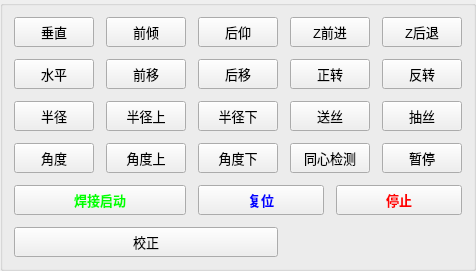
    <widget class="QGroupBox" name="groupBox_15">
     <property name="geometry">
      <rect>
       <x>10</x>
       <y>320</y>
       <width>421</width>
       <height>221</height>
      </rect>
     </property>
     <property name="sizePolicy">
      <sizepolicy hsizetype="Preferred" vsizetype="Preferred">
       <horstretch>0</horstretch>
       <verstretch>0</verstretch>
      </sizepolicy>
     </property>
     <property name="layoutDirection">
      <enum>Qt::LeftToRight</enum>
     </property>
     <property name="title">
      <string/>
     </property>
     <property name="alignment">
      <set>Qt::AlignBottom|Qt::AlignLeading|Qt::AlignLeft</set>
     </property>
     <layout class="QGridLayout" name="gridLayout_10">
      <property name="spacing">
       <number>12</number>
      </property>
      <item row="0" column="0">
       <widget class="QPushButton" name="btnbbV">
        <property name="sizePolicy">
         <sizepolicy hsizetype="Preferred" vsizetype="Preferred">
          <horstretch>0</horstretch>
          <verstretch>0</verstretch>
         </sizepolicy>
        </property>
        <property name="minimumSize">
         <size>
          <width>0</width>
          <height>30</height>
         </size>
        </property>
        <property name="font">
         <font>
          <pointsize>10</pointsize>
         </font>
        </property>
        <property name="styleSheet">
         <string notr="true"/>
        </property>
        <property name="text">
         <string>垂直</string>
        </property>
        <property name="checkable">
         <bool>false</bool>
        </property>
        <property name="checked">
         <bool>false</bool>
        </property>
       </widget>
      </item>
      <item row="0" column="1">
       <widget class="QPushButton" name="btnVerticalL">
        <property name="sizePolicy">
         <sizepolicy hsizetype="Preferred" vsizetype="Preferred">
          <horstretch>0</horstretch>
          <verstretch>0</verstretch>
         </sizepolicy>
        </property>
        <property name="minimumSize">
         <size>
          <width>0</width>
          <height>30</height>
         </size>
        </property>
        <property name="font">
         <font>
          <pointsize>10</pointsize>
         </font>
        </property>
        <property name="text">
         <string>前倾</string>
        </property>
       </widget>
      </item>
      <item row="0" column="2">
       <widget class="QPushButton" name="btnVerticalR">
        <property name="sizePolicy">
         <sizepolicy hsizetype="Preferred" vsizetype="Preferred">
          <horstretch>0</horstretch>
          <verstretch>0</verstretch>
         </sizepolicy>
        </property>
        <property name="minimumSize">
         <size>
          <width>0</width>
          <height>30</height>
         </size>
        </property>
        <property name="font">
         <font>
          <pointsize>10</pointsize>
         </font>
        </property>
        <property name="text">
         <string>后仰</string>
        </property>
       </widget>
      </item>
      <item row="0" column="3" colspan="2">
       <widget class="QPushButton" name="btnZAxisL">
        <property name="sizePolicy">
         <sizepolicy hsizetype="Preferred" vsizetype="Preferred">
          <horstretch>0</horstretch>
          <verstretch>0</verstretch>
         </sizepolicy>
        </property>
        <property name="minimumSize">
         <size>
          <width>0</width>
          <height>30</height>
         </size>
        </property>
        <property name="font">
         <font>
          <pointsize>10</pointsize>
         </font>
        </property>
        <property name="layoutDirection">
         <enum>Qt::LeftToRight</enum>
        </property>
        <property name="text">
         <string>Z前进</string>
        </property>
       </widget>
      </item>
      <item row="0" column="5">
       <widget class="QPushButton" name="btnZAxisR">
        <property name="sizePolicy">
         <sizepolicy hsizetype="Preferred" vsizetype="Preferred">
          <horstretch>0</horstretch>
          <verstretch>0</verstretch>
         </sizepolicy>
        </property>
        <property name="minimumSize">
         <size>
          <width>0</width>
          <height>30</height>
         </size>
        </property>
        <property name="font">
         <font>
          <pointsize>10</pointsize>
         </font>
        </property>
        <property name="text">
         <string>Z后退</string>
        </property>
       </widget>
      </item>
      <item row="1" column="0">
       <widget class="QPushButton" name="btnbbL">
        <property name="sizePolicy">
         <sizepolicy hsizetype="Preferred" vsizetype="Preferred">
          <horstretch>0</horstretch>
          <verstretch>0</verstretch>
         </sizepolicy>
        </property>
        <property name="minimumSize">
         <size>
          <width>0</width>
          <height>30</height>
         </size>
        </property>
        <property name="font">
         <font>
          <pointsize>10</pointsize>
         </font>
        </property>
        <property name="text">
         <string>水平</string>
        </property>
        <property name="checkable">
         <bool>false</bool>
        </property>
        <property name="checked">
         <bool>false</bool>
        </property>
       </widget>
      </item>
      <item row="1" column="1">
       <widget class="QPushButton" name="btnLevelR">
        <property name="sizePolicy">
         <sizepolicy hsizetype="Preferred" vsizetype="Preferred">
          <horstretch>0</horstretch>
          <verstretch>0</verstretch>
         </sizepolicy>
        </property>
        <property name="minimumSize">
         <size>
          <width>0</width>
          <height>30</height>
         </size>
        </property>
        <property name="font">
         <font>
          <pointsize>10</pointsize>
         </font>
        </property>
        <property name="text">
         <string>前移</string>
        </property>
       </widget>
      </item>
      <item row="1" column="2">
       <widget class="QPushButton" name="btnLevelL">
        <property name="sizePolicy">
         <sizepolicy hsizetype="Preferred" vsizetype="Preferred">
          <horstretch>0</horstretch>
          <verstretch>0</verstretch>
         </sizepolicy>
        </property>
        <property name="minimumSize">
         <size>
          <width>0</width>
          <height>30</height>
         </size>
        </property>
        <property name="font">
         <font>
          <pointsize>10</pointsize>
         </font>
        </property>
        <property name="text">
         <string>后移</string>
        </property>
       </widget>
      </item>
      <item row="1" column="3" colspan="2">
       <widget class="QPushButton" name="btnRL">
        <property name="sizePolicy">
         <sizepolicy hsizetype="Preferred" vsizetype="Preferred">
          <horstretch>0</horstretch>
          <verstretch>0</verstretch>
         </sizepolicy>
        </property>
        <property name="minimumSize">
         <size>
          <width>0</width>
          <height>30</height>
         </size>
        </property>
        <property name="font">
         <font>
          <pointsize>10</pointsize>
         </font>
        </property>
        <property name="text">
         <string>正转</string>
        </property>
       </widget>
      </item>
      <item row="1" column="5">
       <widget class="QPushButton" name="btnRR">
        <property name="sizePolicy">
         <sizepolicy hsizetype="Preferred" vsizetype="Preferred">
          <horstretch>0</horstretch>
          <verstretch>0</verstretch>
         </sizepolicy>
        </property>
        <property name="minimumSize">
         <size>
          <width>0</width>
          <height>30</height>
         </size>
        </property>
        <property name="font">
         <font>
          <pointsize>10</pointsize>
         </font>
        </property>
        <property name="text">
         <string>反转</string>
        </property>
       </widget>
      </item>
      <item row="2" column="0">
       <widget class="QPushButton" name="btnbbRad">
        <property name="sizePolicy">
         <sizepolicy hsizetype="Preferred" vsizetype="Preferred">
          <horstretch>0</horstretch>
          <verstretch>0</verstretch>
         </sizepolicy>
        </property>
        <property name="minimumSize">
         <size>
          <width>0</width>
          <height>30</height>
         </size>
        </property>
        <property name="font">
         <font>
          <pointsize>10</pointsize>
         </font>
        </property>
        <property name="text">
         <string>半径</string>
        </property>
        <property name="checkable">
         <bool>false</bool>
        </property>
        <property name="checked">
         <bool>false</bool>
        </property>
       </widget>
      </item>
      <item row="2" column="1">
       <widget class="QPushButton" name="btnRaR">
        <property name="sizePolicy">
         <sizepolicy hsizetype="Preferred" vsizetype="Preferred">
          <horstretch>0</horstretch>
          <verstretch>0</verstretch>
         </sizepolicy>
        </property>
        <property name="minimumSize">
         <size>
          <width>0</width>
          <height>30</height>
         </size>
        </property>
        <property name="font">
         <font>
          <pointsize>10</pointsize>
         </font>
        </property>
        <property name="text">
         <string>半径上</string>
        </property>
       </widget>
      </item>
      <item row="2" column="2">
       <widget class="QPushButton" name="btnRaL">
        <property name="sizePolicy">
         <sizepolicy hsizetype="Preferred" vsizetype="Preferred">
          <horstretch>0</horstretch>
          <verstretch>0</verstretch>
         </sizepolicy>
        </property>
        <property name="minimumSize">
         <size>
          <width>0</width>
          <height>30</height>
         </size>
        </property>
        <property name="font">
         <font>
          <pointsize>10</pointsize>
         </font>
        </property>
        <property name="text">
         <string>半径下</string>
        </property>
       </widget>
      </item>
      <item row="2" column="3" colspan="2">
       <widget class="QPushButton" name="btnWR">
        <property name="sizePolicy">
         <sizepolicy hsizetype="Preferred" vsizetype="Preferred">
          <horstretch>0</horstretch>
          <verstretch>0</verstretch>
         </sizepolicy>
        </property>
        <property name="minimumSize">
         <size>
          <width>0</width>
          <height>30</height>
         </size>
        </property>
        <property name="font">
         <font>
          <pointsize>10</pointsize>
         </font>
        </property>
        <property name="text">
         <string>送丝</string>
        </property>
       </widget>
      </item>
      <item row="2" column="5">
       <widget class="QPushButton" name="btnWL">
        <property name="sizePolicy">
         <sizepolicy hsizetype="Preferred" vsizetype="Preferred">
          <horstretch>0</horstretch>
          <verstretch>0</verstretch>
         </sizepolicy>
        </property>
        <property name="minimumSize">
         <size>
          <width>0</width>
          <height>30</height>
         </size>
        </property>
        <property name="font">
         <font>
          <pointsize>10</pointsize>
         </font>
        </property>
        <property name="text">
         <string>抽丝</string>
        </property>
       </widget>
      </item>
      <item row="3" column="0">
       <widget class="QPushButton" name="btnbbAng">
        <property name="sizePolicy">
         <sizepolicy hsizetype="Preferred" vsizetype="Preferred">
          <horstretch>0</horstretch>
          <verstretch>0</verstretch>
         </sizepolicy>
        </property>
        <property name="minimumSize">
         <size>
          <width>0</width>
          <height>30</height>
         </size>
        </property>
        <property name="font">
         <font>
          <pointsize>10</pointsize>
         </font>
        </property>
        <property name="text">
         <string>角度</string>
        </property>
        <property name="checkable">
         <bool>false</bool>
        </property>
        <property name="checked">
         <bool>false</bool>
        </property>
       </widget>
      </item>
      <item row="3" column="1">
       <widget class="QPushButton" name="btnAnR">
        <property name="sizePolicy">
         <sizepolicy hsizetype="Preferred" vsizetype="Preferred">
          <horstretch>0</horstretch>
          <verstretch>0</verstretch>
         </sizepolicy>
        </property>
        <property name="minimumSize">
         <size>
          <width>0</width>
          <height>30</height>
         </size>
        </property>
        <property name="font">
         <font>
          <pointsize>10</pointsize>
         </font>
        </property>
        <property name="text">
         <string>角度上</string>
        </property>
       </widget>
      </item>
      <item row="3" column="2">
       <widget class="QPushButton" name="btnAnL">
        <property name="sizePolicy">
         <sizepolicy hsizetype="Preferred" vsizetype="Preferred">
          <horstretch>0</horstretch>
          <verstretch>0</verstretch>
         </sizepolicy>
        </property>
        <property name="minimumSize">
         <size>
          <width>0</width>
          <height>30</height>
         </size>
        </property>
        <property name="font">
         <font>
          <pointsize>10</pointsize>
         </font>
        </property>
        <property name="text">
         <string>角度下</string>
        </property>
       </widget>
      </item>
      <item row="3" column="3" colspan="2">
       <widget class="QPushButton" name="btnWeldMode">
        <property name="sizePolicy">
         <sizepolicy hsizetype="Preferred" vsizetype="Preferred">
          <horstretch>0</horstretch>
          <verstretch>0</verstretch>
         </sizepolicy>
        </property>
        <property name="minimumSize">
         <size>
          <width>0</width>
          <height>30</height>
         </size>
        </property>
        <property name="font">
         <font>
          <pointsize>10</pointsize>
          <weight>50</weight>
          <bold>false</bold>
         </font>
        </property>
        <property name="text">
         <string>同心检测</string>
        </property>
       </widget>
      </item>
      <item row="3" column="5">
       <widget class="QPushButton" name="btnPause">
        <property name="sizePolicy">
         <sizepolicy hsizetype="Preferred" vsizetype="Preferred">
          <horstretch>0</horstretch>
          <verstretch>0</verstretch>
         </sizepolicy>
        </property>
        <property name="minimumSize">
         <size>
          <width>0</width>
          <height>30</height>
         </size>
        </property>
        <property name="font">
         <font>
          <pointsize>10</pointsize>
          <weight>50</weight>
          <bold>false</bold>
         </font>
        </property>
        <property name="text">
         <string>暂停</string>
        </property>
       </widget>
      </item>
      <item row="4" column="0" colspan="2">
       <widget class="QPushButton" name="btnStart">
        <property name="sizePolicy">
         <sizepolicy hsizetype="Preferred" vsizetype="Preferred">
          <horstretch>0</horstretch>
          <verstretch>0</verstretch>
         </sizepolicy>
        </property>
        <property name="minimumSize">
         <size>
          <width>0</width>
          <height>30</height>
         </size>
        </property>
        <property name="font">
         <font>
          <pointsize>10</pointsize>
          <weight>75</weight>
          <bold>true</bold>
         </font>
        </property>
        <property name="styleSheet">
         <string notr="true">color: rgb(0, 255, 0);</string>
        </property>
        <property name="text">
         <string>焊接启动</string>
        </property>
        <property name="checkable">
         <bool>false</bool>
        </property>
        <property name="checked">
         <bool>false</bool>
        </property>
       </widget>
      </item>
      <item row="4" column="4" colspan="2">
       <widget class="QPushButton" name="btnStop">
        <property name="sizePolicy">
         <sizepolicy hsizetype="Preferred" vsizetype="Preferred">
          <horstretch>0</horstretch>
          <verstretch>0</verstretch>
         </sizepolicy>
        </property>
        <property name="minimumSize">
         <size>
          <width>0</width>
          <height>30</height>
         </size>
        </property>
        <property name="font">
         <font>
          <pointsize>10</pointsize>
          <weight>75</weight>
          <bold>true</bold>
         </font>
        </property>
        <property name="styleSheet">
         <string notr="true">color: rgb(255, 0, 0);
</string>
        </property>
        <property name="text">
         <string>停止</string>
        </property>
        <property name="checkable">
         <bool>false</bool>
        </property>
        <property name="checked">
         <bool>false</bool>
        </property>
       </widget>
      </item>
      <item row="4" column="2" colspan="2">
       <widget class="QPushButton" name="btnReset">
        <property name="sizePolicy">
         <sizepolicy hsizetype="Preferred" vsizetype="Preferred">
          <horstretch>0</horstretch>
          <verstretch>0</verstretch>
         </sizepolicy>
        </property>
        <property name="minimumSize">
         <size>
          <width>0</width>
          <height>30</height>
         </size>
        </property>
        <property name="font">
         <font>
          <pointsize>10</pointsize>
          <weight>75</weight>
          <bold>true</bold>
         </font>
        </property>
        <property name="styleSheet">
         <string notr="true">color: rgb(0, 0, 255);</string>
        </property>
        <property name="text">
         <string>复位</string>
        </property>
        <property name="checkable">
         <bool>false</bool>
        </property>
        <property name="checked">
         <bool>false</bool>
        </property>
       </widget>
      </item>
      <item row="6" column="0" colspan="3">
       <widget class="QPushButton" name="btnaVertical">
        <property name="sizePolicy">
         <sizepolicy hsizetype="Preferred" vsizetype="Preferred">
          <horstretch>0</horstretch>
          <verstretch>0</verstretch>
         </sizepolicy>
        </property>
        <property name="minimumSize">
         <size>
          <width>0</width>
          <height>30</height>
         </size>
        </property>
        <property name="font">
         <font>
          <pointsize>10</pointsize>
         </font>
        </property>
        <property name="text">
         <string>校正</string>
        </property>
       </widget>
      </item>
      <item row="6" column="3" colspan="3">
       <widget class="QLabel" name="labelErrorCode">
        <property name="font">
         <font>
          <pointsize>12</pointsize>
          <weight>75</weight>
          <bold>true</bold>
         </font>
        </property>
        <property name="styleSheet">
         <string notr="true">color: rgb(255, 0, 0);</string>
        </property>
        <property name="text">
         <string/>
        </property>
       </widget>
      </item>
     </layout>
    </widget>
